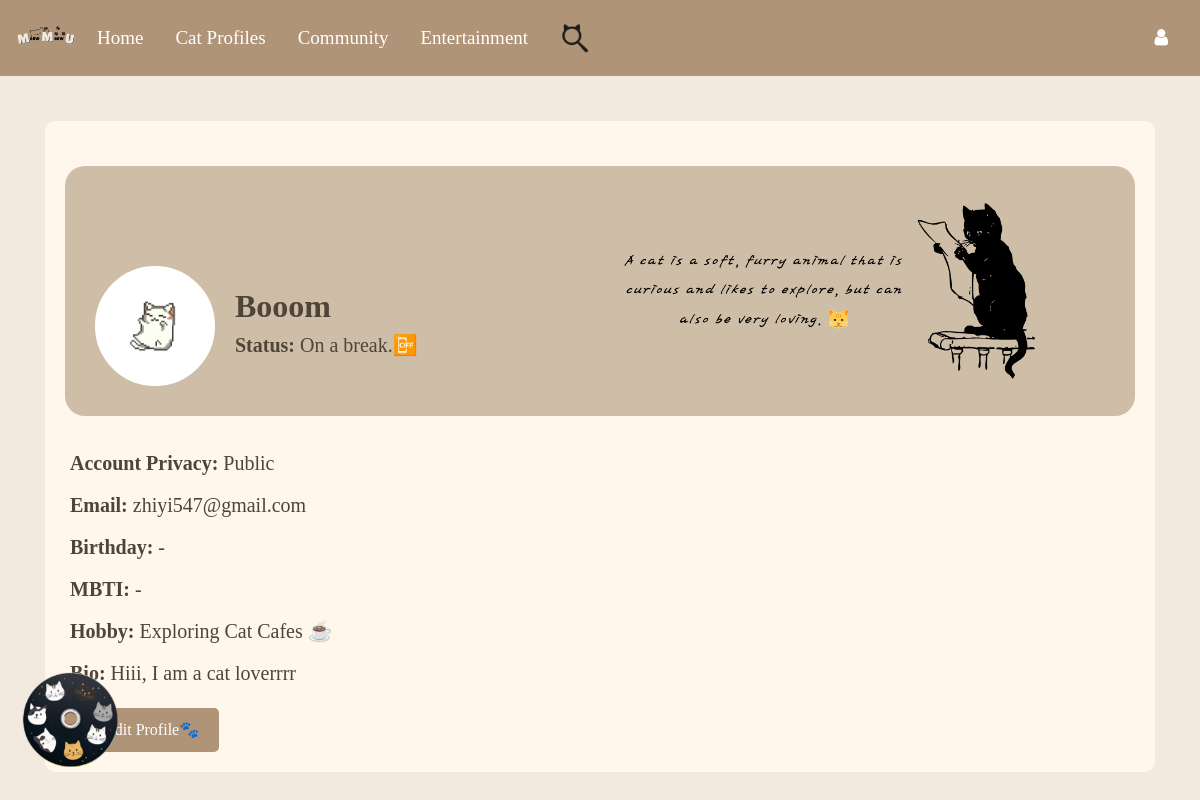
Page /user-profile (signed in) on the earlier database version.
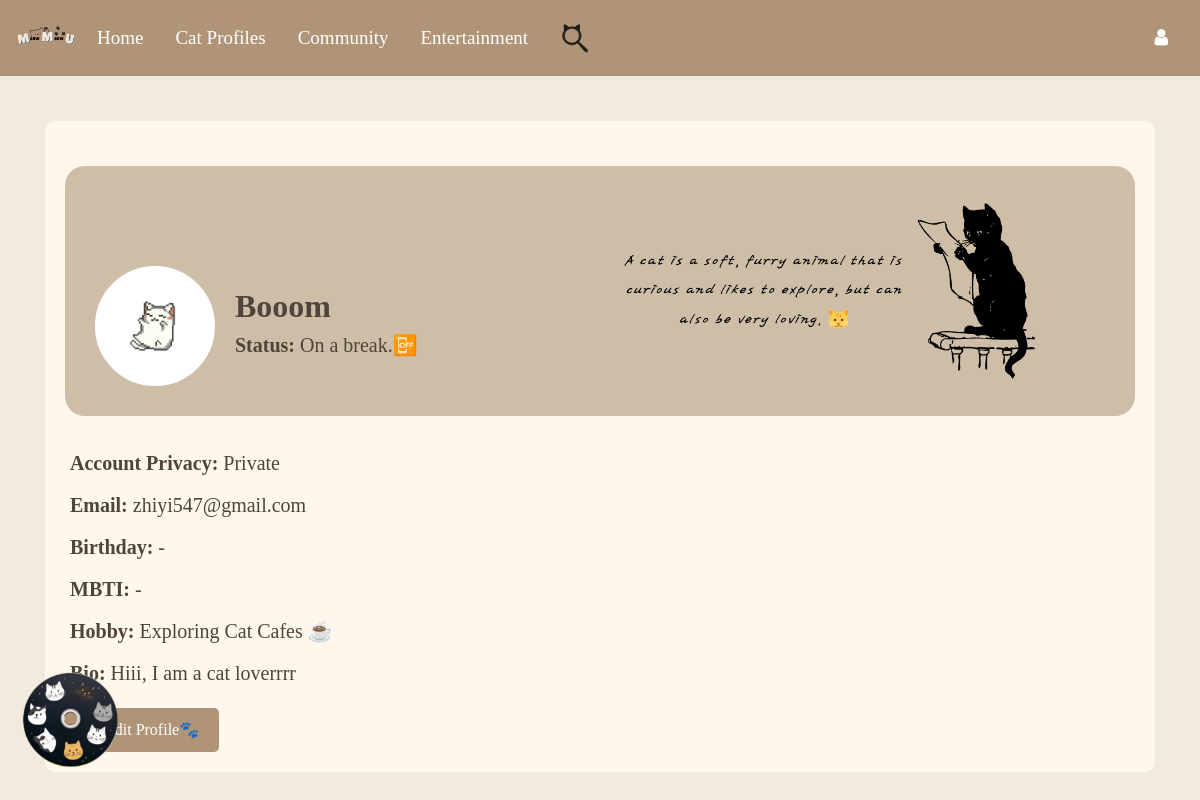
Same page on the later database version.
### Website/models.py (models this page shows)
class User(db.Model, UserMixin):
    id = db.Column(db.Integer, primary_key=True)
    email = db.Column(db.String(150), unique=True, nullable=False)
    ps = db.Column(db.String(150), nullable=False)
    Name = db.Column(db.String(150), nullable=False)
    secret_answer = db.Column(db.String(150), nullable=False)
    notes = db.relationship("Note", backref="user", lazy=True, cascade="all, delete-orphan")
    stories = db.relationship("Story", backref="owner", lazy=True, cascade="all, delete-orphan")
    reports = db.relationship("Report", backref="owner", lazy=True, cascade="all, delete-orphan")
    status = db.Column(db.String(100)) #user profile part
    birthday = db.Column(db.Date)
    mbti = db.Column(db.String(50))
    hobby = db.Column(db.String(100))
    bio = db.Column(db.Text)
    profile_picture = db.Column(db.String(255), default="default_profilepic.png")
    cover_photo = db.Column(db.String(255), default="default_cover.png")
    role = db.Column(db.String(50), default='user', nullable=False)
    level1_completed = db.Column(db.Boolean, default=False)
    privacy = db.Column(db.String(50), default="Public", nullable=False)

### Website/auth.py (the view)
@auth.route("/user-profile", methods=["GET", "POST"])
@login_required
def user_profile():
    return render_template("user_profile.html", user=current_user)

### Website/templates/user_profile.html (shortened to what this page needs)
{% extends "base.html" %}
{% block content %}
<div class="container mt-4">
  <div class="profile-details">
    <div class="profile-header">
      {% if user.cover_photo %}
      <img src="{{ url_for('static', filename='Userprofile/' ~ user.cover_photo) }}" alt="Cover Photo"
        class="cover-photo"
        onclick="toggleModal('{{ url_for('static', filename='Userprofile/' ~ user.cover_photo) }}')">
      {% else %}
      <img src="{{ url_for('static', filename='Userprofile/default_cover.png') }}" alt="Cover Photo" class="cover-photo"
        onclick="toggleModal('{{ url_for('static', filename='Userprofile/default_cover.png') }}')">
      {% endif %}
      <div class="profile-content">
        {% if user.profile_picture %}
        <img src="{{ url_for('static', filename='Userprofile/' ~ user.profile_picture) }}" alt="Profile Picture"
          class="profile-picture"
          onclick="toggleModal('{{ url_for('static', filename='Userprofile/' ~ user.profile_picture) }}')">
        {% else %}
        <img src="{{ url_for('static', filename='Userprofile/default_profilepic.png') }}" alt="Profile Picture"
          class="profile-picture"
          onclick="toggleModal('{{ url_for('static', filename='Userprofile/default_profilepic.png') }}')">
        {% endif %}
        <div class="profile-info">
          <h2><b>{{ user.Name }}</b></h2>
          <h5><b>Status:</b> {{ user.status }}</h5>
        </div>
      </div>
    </div>
    <h5 style="padding: 5px;"><b>Account Privacy:</b> {{ user.privacy }}</h5>
    <h5 style="padding: 5px;"><b>Email:</b> {{ user.email }}</h5>
    <h5 style="padding: 5px;"><b>Birthday:</b> {{ user.birthday if user.birthday else "-" }}</h5>
    <h5 style="padding: 5px;"><b>MBTI:</b> {{ user.mbti if user.mbti else "-" }}</h5>
    <h5 style="padding: 5px;"><b>Hobby:</b> {{ user.hobby if user.hobby else "-" }}</h5>
    <h5 style="padding: 5px;"><b>Bio:</b> {{ user.bio if user.bio else "-" }}</h5>
    <button onclick="location.href='{{ url_for('auth.update_profile') }}'">🐾Edit Profile🐾</button>
  </div>
</div>
{% endblock %}

Differences in the rows shown:
changed User "Booom": privacy "Public" → "Private"
